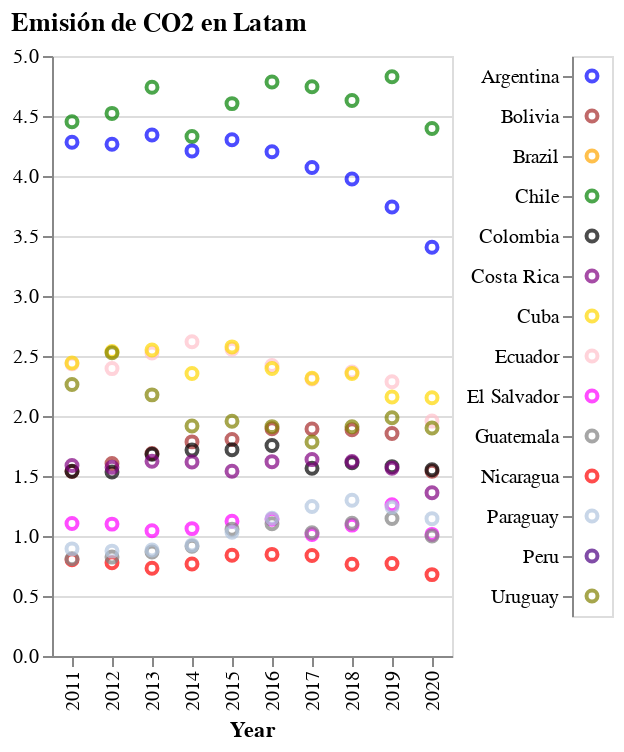

Source (notebook cell):
### Markdown cell above
### Emisión de CO2 en Latam
Primero, se realizarán los códigos para cada país sobre el índice de emisión de gases de CO2. Posteriormente, se desarrolla un argumento para crear un índice que muestre la relación entre colores y países. Finalmente, se realizará un análisis descriptivo del gráfico.

### Code cell
#Grafico Peru 
chart_peru = alt.Chart(co2_latam).mark_point().encode(
    x=alt.X("Year:N", title="Year"),
    y=alt.Y("Peru:Q", title=""),
    color=alt.value("indigo"),
).interactive()

#Grafico Brazil 
chart_brazil = alt.Chart(co2_latam).mark_point().encode(
    x=alt.X("Year:N", title="Year"),
    y=alt.Y("Brazil:Q", title=""),
    color=alt.value("orange"),
).interactive()

# Gráfico Nicaragua: 
chart_nicaragua = alt.Chart(co2_latam).mark_point().encode(
    x=alt.X("Year:N", title="Year"),
    y=alt.Y("Nicaragua:Q", title=""),
    color=alt.value("red"),
).interactive()

# Gráfico Chile
chart_chile = alt.Chart(co2_latam).mark_point().encode(
    x=alt.X("Year:N", title="Year"),
    y=alt.Y("Chile:Q", title=""),
    color=alt.value("green"),
).interactive()

# Gráfico Argentina
chart_argentina = alt.Chart(co2_latam).mark_point().encode(
    x=alt.X("Year:N", title="Year"),
    y=alt.Y("Argentina:Q", title=""),
    color=alt.value("blue"),
).interactive()

# Gráfico Bolivia
chart_bolivia = alt.Chart(co2_latam).mark_point().encode(
    x=alt.X("Year:N", title="Year"),
    y=alt.Y("Bolivia:Q", title=""),
    color=alt.value("brown"),
).interactive()

# Gráfico Colombia
chart_colombia = alt.Chart(co2_latam).mark_point().encode(
    x=alt.X("Year:N", title="Year"),
    y=alt.Y("Colombia:Q", title=""),
    color=alt.value("black"), 
).interactive()

# Gráfico Costa Rica
chart_CostaRica = alt.Chart(co2_latam).mark_point().encode(
    x=alt.X("Year:N", title="Year"),
    y=alt.Y("Costa Rica:Q", title=""),
    color=alt.value("purple"),
).interactive()

# Gráfico Ecuador
chart_ecuador = alt.Chart(co2_latam).mark_point().encode(
    x=alt.X("Year:N", title="Year"),
    y=alt.Y("Ecuador:Q", title=""),
    color=alt.value("pink"),
).interactive()

# Gráfico Cuba
chart_cuba = alt.Chart(co2_latam).mark_point().encode(
    x=alt.X("Year:N", title="Year"),
    y=alt.Y("Cuba:Q", title=""),
    color=alt.value("gold"),
).interactive()

# Gráfico El Salvador
chart_elsalvador = alt.Chart(co2_latam).mark_point().encode(
    x=alt.X("Year:N", title="Year"),
    y=alt.Y("El Salvador:Q", title=""),
    color=alt.value("magenta"),
).interactive()

# Gráfico Guatemala
chart_guatemala = alt.Chart(co2_latam).mark_point().encode(
    x=alt.X("Year:N", title="Year"),
    y=alt.Y("Guatemala:Q", title=""),
    color=alt.value("gray"),
).interactive()

# Gráfico Paraguay
chart_paraguay = alt.Chart(co2_latam).mark_point().encode(
    x=alt.X("Year:N", title="Year"),
    y=alt.Y("Paraguay:Q", title=""),
    color=alt.value("lightsteelblue"),
).interactive()

# Gráfico Uruguay
chart_uruguay = alt.Chart(co2_latam).mark_point().encode(
    x=alt.X("Year:N", title="Year"),
    y=alt.Y("Uruguay:Q", title=""),
    color=alt.value("olive"),
).interactive()



# Creación de la leyenda
legend = alt.Chart(pd.DataFrame({'country': ['Peru', 'Brazil','Nicaragua', 'Chile', "Argentina", "Bolivia", "Colombia", "Costa Rica", "Ecuador", "Cuba", "El Salvador", "Guatemala", "Paraguay", "Uruguay"], 'color': ['indigo', 'orange','red', 'green', "blue", "brown", "black", "purple", "pink", "gold","magenta", "gray", "lightsteelblue","olive" ]})).mark_point().encode(
    y=alt.Y('country:N', title=None),
    color=alt.Color('color:N', scale=None),
).properties(
    width=20)

# Se unen los gráficos y la leyenda
co2_chart = alt.concat(chart_nicaragua + chart_chile+ chart_argentina+chart_bolivia+chart_colombia+chart_CostaRica+chart_ecuador+chart_cuba+chart_elsalvador+chart_guatemala+chart_paraguay+chart_uruguay, legend, spacing=5, title="Emisión de CO2 en Latam")
                             #Para la creación del gráfico y la concadenación de la leyenda, se investigó en diversos tutoriales y plataformas. Ya contamos con conocimiento en Rstudio, así que comprendemos cómo realizarlo.
co2_chart.display()

### Figure 1 — Vega-Lite specification as saved in the notebook (floating-point values rounded to 4 significant figures)
{"config": {"view": {"continuousWidth": 300, "continuousHeight": 300}}, "concat": [{"layer": [{"mark": {"type": "point"}, "encoding": {"color": {"value": "red"}, "x": {"field": "Year", "title": "Year", "type": "nominal"}, "y": {"field": "Nicaragua", "title": "", "type": "quantitative"}}, "name": "view_347"}, {"mark": {"type": "point"}, "encoding": {"color": {"value": "green"}, "x": {"field": "Year", "title": "Year", "type": "nominal"}, "y": {"field": "Chile", "title": "", "type": "quantitative"}}, "name": "view_348"}, {"mark": {"type": "point"}, "encoding": {"color": {"value": "blue"}, "x": {"field": "Year", "title": "Year", "type": "nominal"}, "y": {"field": "Argentina", "title": "", "type": "quantitative"}}, "name": "view_349"}, {"mark": {"type": "point"}, "encoding": {"color": {"value": "brown"}, "x": {"field": "Year", "title": "Year", "type": "nominal"}, "y": {"field": "Bolivia", "title": "", "type": "quantitative"}}, "name": "view_350"}, {"mark": {"type": "point"}, "encoding": {"color": {"value": "black"}, "x": {"field": "Year", "title": "Year", "type": "nominal"}, "y": {"field": "Colombia", "title": "", "type": "quantitative"}}, "name": "view_351"}, {"mark": {"type": "point"}, "encoding": {"color": {"value": "purple"}, "x": {"field": "Year", "title": "Year", "type": "nominal"}, "y": {"field": "Costa Rica", "title": "", "type": "quantitative"}}, "name": "view_352"}, {"mark": {"type": "point"}, "encoding": {"color": {"value": "pink"}, "x": {"field": "Year", "title": "Year", "type": "nominal"}, "y": {"field": "Ecuador", "title": "", "type": "quantitative"}}, "name": "view_353"}, {"mark": {"type": "point"}, "encoding": {"color": {"value": "gold"}, "x": {"field": "Year", "title": "Year", "type": "nominal"}, "y": {"field": "Cuba", "title": "", "type": "quantitative"}}, "name": "view_354"}, {"mark": {"type": "point"}, "encoding": {"color": {"value": "magenta"}, "x": {"field": "Year", "title": "Year", "type": "nominal"}, "y": {"field": "El Salvador", "title": "", "type": "quantitative"}}, "name": "view_355"}, {"mark": {"type": "point"}, "encoding": {"color": {"value": "gray"}, "x": {"field": "Year", "title": "Year", "type": "nominal"}, "y": {"field": "Guatemala", "title": "", "type": "quantitative"}}, "name": "view_356"}, {"mark": {"type": "point"}, "encoding": {"color": {"value": "lightsteelblue"}, "x": {"field": "Year", "title": "Year", "type": "nominal"}, "y": {"field": "Paraguay", "title": "", "type": "quantitative"}}, "name": "view_357"}, {"mark": {"type": "point"}, "encoding": {"color": {"value": "olive"}, "x": {"field": "Year", "title": "Year", "type": "nominal"}, "y": {"field": "Uruguay", "title": "", "type": "quantitative"}}, "name": "view_358"}], "data": {"name": "data-03442e018a40efd12f675f3e5726cf4f"}}, {"data": {"name": "data-a1bb14b430d0d7a9b4b4a17a63aaac1e"}, "mark": {"type": "point"}, "encoding": {"color": {"field": "color", "scale": null, "type": "nominal"}, "y": {"field": "country", "title": null, "type": "nominal"}}, "width": 20}], "params": [{"name": "param_425", "select": {"type": "interval", "encodings": ["x", "y"]}, "bind": "scales", "views": ["view_347"]}, {"name": "param_426", "select": {"type": "interval", "encodings": ["x", "y"]}, "bind": "scales", "views": ["view_348"]}, {"name": "param_427", "select": {"type": "interval", "encodings": ["x", "y"]}, "bind": "scales", "views": ["view_349"]}, {"name": "param_428", "select": {"type": "interval", "encodings": ["x", "y"]}, "bind": "scales", "views": ["view_350"]}, {"name": "param_429", "select": {"type": "interval", "encodings": ["x", "y"]}, "bind": "scales", "views": ["view_351"]}, {"name": "param_430", "select": {"type": "interval", "encodings": ["x", "y"]}, "bind": "scales", "views": ["view_352"]}, {"name": "param_431", "select": {"type": "interval", "encodings": ["x", "y"]}, "bind": "scales", "views": ["view_353"]}, {"name": "param_432", "select": {"type": "interval", "encodings": ["x", "y"]}, "bind": "scales", "views": ["view_354"]}, {"name": "param_433", "select": {"type": "interval", "encodings": ["x", "y"]}, "bind": "scales", "views": ["view_355"]}, {"name": "param_434", "select": {"type": "interval", "encodings": ["x", "y"]}, "bind": "scales", "views": ["view_356"]}, {"name": "param_435", "select": {"type": "interval", "encodings": ["x", "y"]}, "bind": "scales", "views": ["view_357"]}, {"name": "param_436", "select": {"type": "interval", "encodings": ["x", "y"]}, "bind": "scales", "views": ["view_358"]}], "spacing": 5, "title": "Emisión de CO2 en Latam", "$schema": "https://vega.github.io/schema/vega-lite/v5.8.0.json", "datasets": {"data-03442e018a40efd12f675f3e5726cf4f": [{"Year": "2011", "Argentina": "4.28102814513", "Bolivia": "1.53821869932666", "Brazil": "2.11062775987293", "Chile": "4.45280082368416", "Colombia": "1.53989837625496", "Costa Rica": "1.5878028840627", "Cuba": "2.44154421168434", "Ecuador": "2.43452304700543", "El Salvador": "1.10449967893304", "Guatemala": "0.810858922089052", "Honduras": "1.09833523997205", "Mexico": "4.19098978654326", "Nicaragua": "0.802045854702516", "Panama": "2.7094018067197", "Paraguay": "0.892890907998869", "Peru": "1.64284749150045", "Uruguay": "2.26255839045084"}, {"Year": "2012", "Argentina": "4.26411100150765", "Bolivia": "1.60468176145447", "Brazil": "2.2714176835721", "Chile": "4.52160278209186", "Colombia": "1.53384649831834", "Costa Rica": "1.57216378945795", "Cuba": "2.53693202667895", "Ecuador": "2.39507751382518", "El Salvador": "1.09905573330516", "Guatemala": "0.824228643300048", "Honduras": "1.13568962715046", "Mexico": "4.20241354590373", "Nicaragua": "0.777036208792913", "Panama": "2.78614766667856", "Paraguay": "0.874070327427751", "Peru": "1.61752150592736", "Uruguay": "2.52665795149583"}, {"Year": "2013", "Argentina": "4.34225013023383", "Bolivia": "1.68698792155035", "Brazil": "2.4134465369818", "Chile": "4.74008312428523", "Colombia": "1.68098788159418", "Costa Rica": "1.62342547847402", "Cuba": "2.54997116568281", "Ecuador": "2.5250351571193", "El Salvador": "1.04367501384658", "Guatemala": "0.867210613999047", "Honduras": "1.08083592531217", "Mexico": "4.05605522675517", "Nicaragua": "0.73100554811199", "Panama": "2.68275540120307", "Paraguay": "0.882701828211158", "Peru": "1.65625408117878", "Uruguay": "2.17604504936147"}, {"Year": "2014", "Argentina": "4.20911189491323", "Bolivia": "1.78421940046278", "Brazil": "2.51459195963426", "Chile": "4.3285934591455", "Colombia": "1.71582096359122", "Costa Rica": "1.61681138693653", "Cuba": "2.35413332090837", "Ecuador": "2.61945204390978", "El Salvador": "1.0616269261132", "Guatemala": "0.914557101787262", "Honduras": "1.08285131015576", "Mexico": "3.8923552480392", "Nicaragua": "0.766443602468546", "Panama": "2.76643678385556", "Paraguay": "0.924028534552806", "Peru": "1.75159405113357", "Uruguay": "1.91658248964667"}, {"Year": "2015", "Argentina": "4.30191380564475", "Bolivia": "1.8036741828399", "Brazil": "2.36536062099671", "Chile": "4.60323610513279", "Colombia": "1.71939023077553", "Costa Rica": "1.53984215693524", "Cuba": "2.57584418337596", "Ecuador": "2.55560326309705", "El Salvador": "1.12301811600134", "Guatemala": "1.05707310890778", "Honduras": "1.13380970799413", "Mexico": "3.92536832553423", "Nicaragua": "0.839345517843812", "Panama": "2.68123188224505", "Paraguay": "1.03068169862171", "Peru": "1.7763005780535", "Uruguay": "1.95637850746058"}, {"Year": "2016", "Argentina": "4.20181586904703", "Bolivia": "1.8936936513003", "Brazil": "2.16125984748939", "Chile": "4.78352570264377", "Colombia": "1.75379580314977", "Costa Rica": "1.61952841186564", "Cuba": "2.39608281140947", "Ecuador": "2.42048080897419", "El Salvador": "1.13992298228465", "Guatemala": "1.1026182595186", "Honduras": "1.09871281471182", "Mexico": "3.92032302445388", "Nicaragua": "0.846846296935392", "Panama": "2.64568083736678", "Paraguay": "1.14776478210326", "Peru": "1.8263804846975", "Uruguay": "1.91140810471485"}, {"Year": "2017", "Argentina": "4.07011168693629", "Bolivia": "1.89131542884796", "Brazil": "2.18548661863967", "Chile": "4.74380241866313", "Colombia": "1.56507517599547", "Costa Rica": "1.63671577915361", "Cuba": "2.31478144967474", "Ecuador": "2.30876380731708", "El Salvador": "1.01248608906763", "Guatemala": "1.02751728089616", "Honduras": "0.974047356339701", "Mexico": "3.86275941197886", "Nicaragua": "0.837724433734761", "Panama": "2.47466896871459", "Paraguay": "1.24632517460731", "Peru": "1.71724301281113", "Uruguay": "1.78358950382795"}, {"Year": "2018", "Argentina": "3.97565074444479", "Bolivia": "1.88518817031758", "Brazil": "2.06426147881772", "Chile": "4.62965705867727", "Colombia": "1.61039151744768", "Costa Rica": "1.62012119663525", "Cuba": "2.35469857464228", "Ecuador": "2.36682982605683", "El Salvador": "1.09058747913992", "Guatemala": "1.10575367270347", "Honduras": "0.922234078945353", "Mexico": "3.58748930492536", "Nicaragua": "0.764549887382264", "Panama": "2.38131879080632", "Paraguay": "1.29748167406657", "Peru": "1.69513088210562", "Uruguay": "1.91001452564632"}, {"Year": "2019", "Argentina": "3.74202981162433", "Bolivia": "1.85346150629409", "Brazil": "2.05077012882977", "Chile": "4.82762007480769", "Colombia": "1.57782014077396", "Costa Rica": "1.56482445188662", "Cuba": "2.15774090266798", "Ecuador": "2.28505501120289", "El Salvador": "1.25994054027114", "Guatemala": "1.14537281500282", "Honduras": "1.02385531471622", "Mexico": "3.6121651406375", "Nicaragua": "0.770101819888702", "Panama": "3.09505043316861", "Paraguay": "1.24066887329392", "Peru": "1.73564177469023", "Uruguay": "1.98538155745128"}, {"Year": "2020", "Argentina": "3.4056175404138", "Bolivia": "1.53946469560316", "Brazil": "1.94252335631484", "Chile": "4.39515106359663", "Colombia": "1.55225942282078", "Costa Rica": "1.35999554957394", "Cuba": "2.15276967847473", "Ecuador": "1.95757534925331", "El Salvador": "1.01328024350636", "Guatemala": "1.00040733564819", "Honduras": "0.872911171700029", "Mexico": "3.04076637477226", "Nicaragua": "0.678252104273379", "Panama": "2.23144302481653", "Paraguay": "1.14459119207034", "Peru": "1.39856601861908", "Uruguay": "1.89971905049917"}, {"Year": "2021", "Argentina": "..", "Bolivia": "..", "Brazil": "..", "Chile": "..", "Colombia": "..", "Costa Rica": "..", "Cuba": "..", "Ecuador": "..", "El Salvador": "..", "Guatemala": "..", "Honduras": "..", "Mexico": "..", "Nicaragua": "..", "Panama": "..", "Paraguay": "..", "Peru": "..", "Uruguay": ".."}, {"Year": "2022", "Argentina": "..", "Bolivia": "..", "Brazil": "..", "Chile": "..", "Colombia": "..", "Costa Rica": "..", "Cuba": "..", "Ecuador": "..", "El Salvador": "..", "Guatemala": "..", "Honduras": "..", "Mexico": "..", "Nicaragua": "..", "Panama": "..", "Paraguay": "..", "Peru": "..", "Uruguay": ".."}], "data-a1bb14b430d0d7a9b4b4a17a63aaac1e": [{"country": "Peru", "color": "indigo"}, {"country": "Brazil", "color": "orange"}, {"country": "Nicaragua", "color": "red"}, {"country": "Chile", "color": "green"}, {"country": "Argentina", "color": "blue"}, {"country": "Bolivia", "color": "brown"}, {"country": "Colombia", "color": "black"}, {"country": "Costa Rica", "color": "purple"}, {"country": "Ecuador", "color": "pink"}, {"country": "Cuba", "color": "gold"}, {"country": "El Salvador", "color": "magenta"}, {"country": "Guatemala", "color": "gray"}, {"country": "Paraguay", "color": "lightsteelblue"}, {"country": "Uruguay", "color": "olive"}]}}
